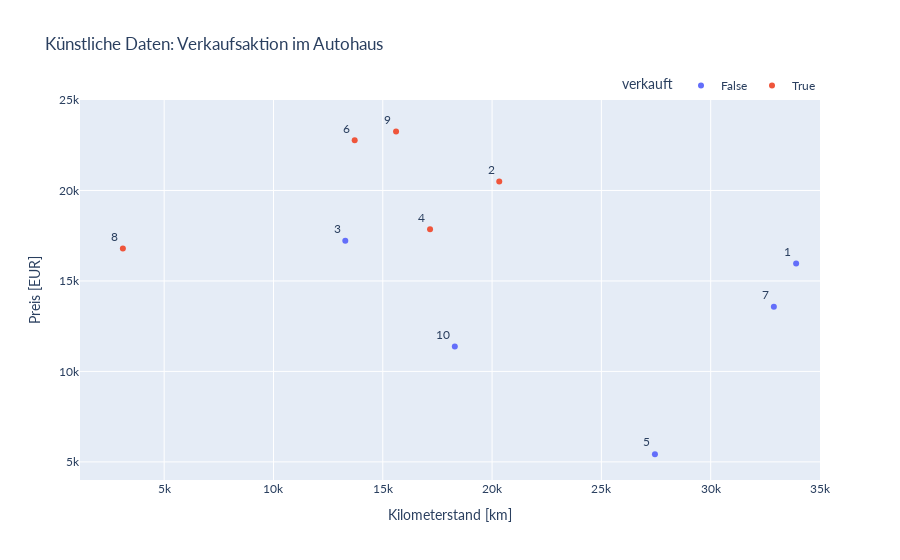

The notebook cell saved with this chart:
### Code cell
# full_fig = fig.full_figure_for_development()
# xmin, xmax =full_fig.layout.xaxis.range
# ymin, ymax =full_fig.layout.yaxis.range

xmin = 1150  #1188.6129032258066
xmax = 35000 #34830.3870967742
ymin = 4000  #4172.942067736185
ymax = 25000 #24508.057932263815

decision_line01 = 16376.5 # Preis
decision_line02 = 13500   # Kilometer
decision_line03 = 8198    # Kilometer

fig = px.scatter(daten, x = 'Kilometerstand [km]', y = 'Preis [EUR]', color='verkauft',
                 title='Künstliche Daten: Verkaufsaktion im Autohaus', 
                 text=daten.index + 1)
fig.update_traces(textposition='top left')
fig.update_layout(font_family='Lato', xaxis_range=[xmin, xmax], yaxis_range=[ymin, ymax],
                  legend=dict(orientation="h", yanchor="bottom", y=1, xanchor="right", x=1)
                  )

if SAVE_IMAGES:
    fig.write_image('pics/decisiontree_scatterplot_base.svg', format='svg', width=400, height=450)
fig.show()

### Figure 1 — Plotly figure (JSON) as saved in the notebook; plotly's stock layout.template omitted (floating-point values rounded to 4 significant figures)
{"data": [{"hovertemplate": "verkauft=False<br>Kilometerstand [km]=%{x}<br>Preis [EUR]=%{y}<br>text=%{text}<extra></extra>", "legendgroup": "False", "marker": {"color": "#636efa", "symbol": "circle"}, "mode": "markers+text", "name": "False", "orientation": "v", "showlegend": true, "text": [1, 3, 5, 7, 10], "textposition": "top left", "type": "scatter", "x": [33908, 13285, 27449, 32889, 18295], "xaxis": "x", "y": [15960, 17227, 5428, 13581, 11382], "yaxis": "y"}, {"hovertemplate": "verkauft=True<br>Kilometerstand [km]=%{x}<br>Preis [EUR]=%{y}<br>text=%{text}<extra></extra>", "legendgroup": "True", "marker": {"color": "#EF553B", "symbol": "circle"}, "mode": "markers+text", "name": "True", "orientation": "v", "showlegend": true, "text": [2, 4, 6, 8, 9], "textposition": "top left", "type": "scatter", "x": [20328, 17162, 13715, 3111, 15607], "xaxis": "x", "y": [20495, 17851, 22772, 16793, 23253], "yaxis": "y"}], "layout": {"font": {"family": "Lato"}, "legend": {"orientation": "h", "title": {"text": "verkauft"}, "tracegroupgap": 0, "x": 1, "xanchor": "right", "y": 1, "yanchor": "bottom"}, "title": {"text": "Künstliche Daten: Verkaufsaktion im Autohaus"}, "xaxis": {"anchor": "y", "domain": [0, 1], "range": [1150, 35000], "title": {"text": "Kilometerstand [km]"}}, "yaxis": {"anchor": "x", "domain": [0, 1], "range": [4000, 25000], "title": {"text": "Preis [EUR]"}}}}
